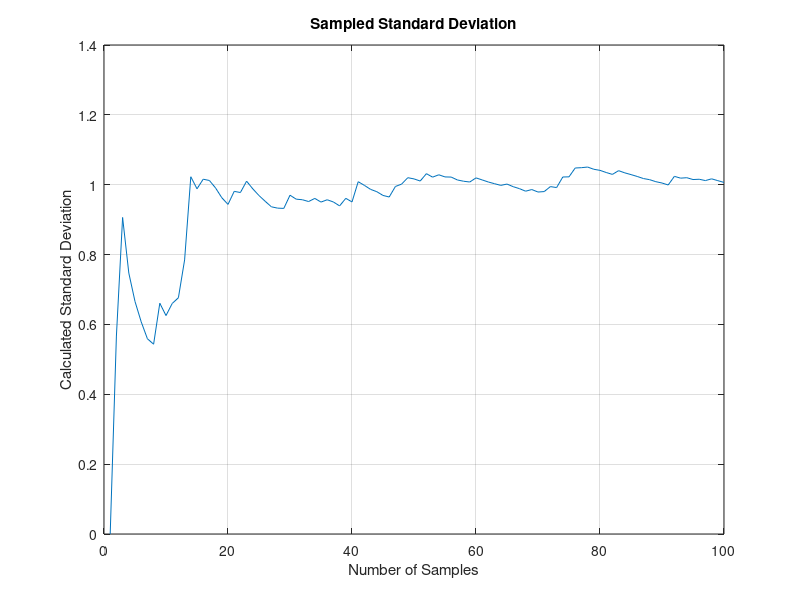

Here is the MATLAB script that generated this plot:
% COMPUTING SAMPLED STANDARD DEVIATION
Z=zeros(1,100);
count=0;
Z1=0;
for I=1:100
    SUM=0;
    for J=1:12
        RAND=rand(1);
        SUM=SUM+RAND;
    end
    X=SUM-6;
    Z(I)=X;
    Z1=Z(I)+Z1;
    XMEAN=Z1/I;
end

SIGMA=0;
Z1=0;
for I=1:100
    Z1=(Z(I)-XMEAN)*(Z(I)-XMEAN)+Z1;% 편차 제곱의 합
    if I == 1
        SIGMA=0;
    else
        SIGMA=sqrt(Z1/(I-1));
    end
    count=count+1;
    ArrayI(count)=I;
    ArraySIGMA(count)=SIGMA;
end
figure
plot(ArrayI,ArraySIGMA),grid
title('Sampled Standard Deviation')
xlabel('Number of Samples')
ylabel('Calculated Standard Deviation')
clc
disp '*** Simulation Complete'
output=[ArrayI,ArraySIGMA];
save datfil.txt output -ascii
disp 'simulation finished'